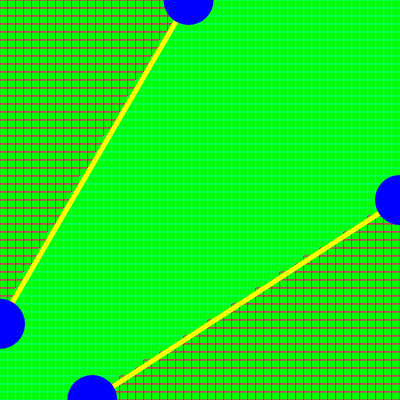
Frame 1 (no input)
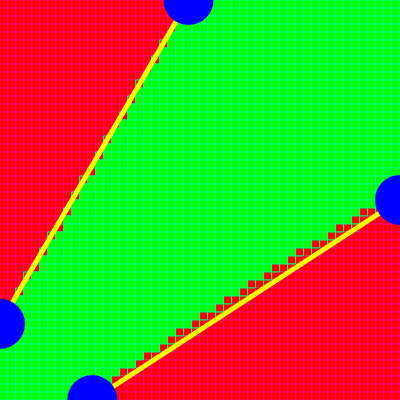
Frame 60 (no input)
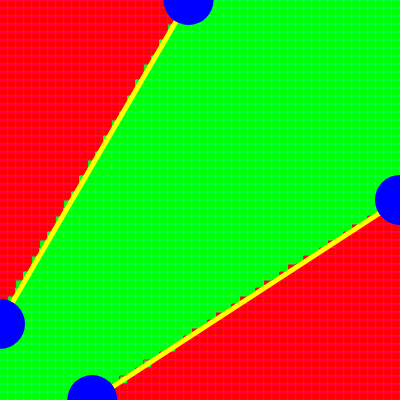
Frame 120 (the mouse pressed at the canvas centre since frame 60)

The p5.js sketch that drew these frames (run headless with seeded random() and noise() and a simulated clock; from frame 60 on, the mouse is pressed at the canvas centre):

// p5.js sketch
// ── sketch.js
let box = 50;
let circle_w = 50;
let p1, p2, p3, p4;
let nn;
let drawCounter;
let timerP;
let maxTime = 150;
let checkboxAutoRestart;
let isAutoRestart = true;

function setup() {
    drawCounter = maxTime;
    if(!checkboxAutoRestart) {
        checkboxAutoRestart = createCheckbox('Auto Restart', isAutoRestart);
        checkboxAutoRestart.changed(onAutoRestartChange);
    }
    if(!timerP) timerP = createP('Time left : ' + drawCounter);
    createCanvas(400, 400);
    nn = new NeuralNetwork(2, 10, 1);
    nn.learning_rate = 0.05;
    p1 = {
        x : 0,
        y : random(height / 3, height),
        highlight : false
    }
    p2 = {
        x : random(width / 3, width),
        y : 0,
        highlight : false
    }
    p3 = {
        x : width,
        y : random(0, 2 * height / 3),
        highlight : false
    }
    p4 = {
        x : random(0, 2 * width / 3),
        y : height,
        highlight : false
    }
}

function draw() {
    timerP.html('Time left : ' + drawCounter);
    background(0);

    for(let i=0; i<5000; i++) {
        let x = random(0, width);
        let y = random(0, height);
        let label = getLabel(x, y);
        let input = [x / width, y / height];
        let target = [label];
        nn.train(input, target);
    }

    //Draw box and get color from perceptron
    for(let i=0; i<box; i++) {
        for(let j=0; j<box; j++) {
            let w = width / box;
            let pos_x = j*w + w/2;
            let pos_y = i*w + w/2;
            let input = [pos_x / width, pos_y / height];
            let label = getLabel(pos_x, pos_y);
            let guess = nn.test(input);
            stroke(255 * (1 - label), 255 * label, 125);
            strokeWeight(1);
            if(guess<0.5) {
                fill(255, 0, 0);
            } else {
                fill(0, 255, 0);
            }
            rectMode(CENTER);
            rect(pos_x, pos_y, w, w);
        }
    }

    //Draw line separator
    stroke(255, 255, 0);
    strokeWeight(5);
    line(p1.x, p1.y, p2.x, p2.y);
    line(p3.x, p3.y, p4.x, p4.y);
    drawCircle(p1);
    drawCircle(p2);
    drawCircle(p3);
    drawCircle(p4);

    drawCounter--;
    if(drawCounter<0 && isAutoRestart) setup();
}

function onAutoRestartChange() {
    isAutoRestart = !isAutoRestart;
}

function getLabel(x, y) {
    /*
    * line equation of two points
    * (y - y1) / (y2 - y1) = (x - x1) / (x2 - x1)
    * y = (x - x1) * (y2 - y1) / (x2 - x1) + y1
    */

    let y1 = (x - p1.x) * (p2.y - p1.y) / (p2.x - p1.x) + p1.y;
    let y2 = (x - p3.x) * (p4.y - p3.y) / (p4.x - p3.x) + p3.y;
    return y > y1 && y < y2? 1 : 0;
}

function mousePressed() {
    if(isCircleHighlighted(p1)) {
        p1.highlight = true;
    } else if(isCircleHighlighted(p2)) {
        p2.highlight = true;
    } if(isCircleHighlighted(p3)) {
        p3.highlight = true;
    } else if(isCircleHighlighted(p4)) {
        p4.highlight = true;
    } 
}

function mouseReleased() {
    p1.highlight = false;
    p2.highlight = false;
    p3.highlight = false;
    p4.highlight = false;
}

function mouseDragged() {
    if(p1.highlight) {
        if(mouseY >= 0 && mouseY <= height) {
            p1.y = mouseY;
        }
    } else if(p2.highlight) {
        if(mouseX >= 0 && mouseX <= width) {
            p2.x = mouseX;
        }
    } else if(p3.highlight) {
        if(mouseY >= 0 && mouseY <= height) {
            p3.y = mouseY;
        }
    } else if(p4.highlight) {
        if(mouseX >= 0 && mouseX <= width) {
            p4.x = mouseX;
        }
    } 
}

function drawCircle(point) {
    //Draw circle to adjust line
    rectMode(CENTER);
    fill(0, 0, 255);

    if(point.highlight) {
        stroke(255, 255, 0);
    } else {
        noStroke();
    }
    ellipse(point.x, point.y, circle_w, circle_w);
}

function isCircleHighlighted (point) {
    if(dist(mouseX, mouseY, point.x, point.y) <= circle_w) {
        return true;
    } else {
        return false;
    }
}
// ── NeuralNetwork.js
class NeuralNetwork {
    constructor(n_input, n_hidden, n_output) {
        this.n_input = n_input;
        this.n_hidden = n_hidden;
        this.n_output = n_output;
        this.learning_rate = 0.5;

        this.b_hidden = [];
        this.w_hidden = [];
        for(let i=0; i<n_hidden; i++) {
            this.w_hidden[i] = [];
            this.b_hidden[i] = Math.random();
            for(let j=0; j<this.n_input; j++) {
                this.w_hidden[i][j] = Math.random();
            }
        }

        this.b_output = [];
        this.w_output = [];
        for(let i=0; i<n_output; i++) {
            this.w_output[i] = [];
            this.b_output[i] = Math.random();
            for(let j=0; j<this.n_hidden; j++) {
                this.w_output[i][j] = Math.random();
            }
        }
    }

    sigmoid(x) {
        return 1 / (1 + Math.exp(-x));
    }

    dSigmoid(x) {
        return this.sigmoid(x) * (1 - this.sigmoid(x));
    }

    test(input) {
        let net_hidden = [];
        for(let i=0; i<this.n_hidden; i++) {
            net_hidden[i] = 0;
            net_hidden[i] += this.b_hidden[i];
            for(let j=0; j<this.n_input; j++) {
                net_hidden[i] += this.w_hidden[i][j] * input[j];
            }
        }

        let out_hidden = [];
        for(let i=0; i<this.n_hidden; i++) {
            out_hidden[i] = this.sigmoid(net_hidden[i]);
        }

        let net_output = [];
        for(let i=0; i<this.n_output; i++) {
            net_output[i] = 0;
            net_output[i] += this.b_output[i];
            for(let j=0; j<this.n_hidden; j++) {
                net_output[i] += this.w_output[i][j] * out_hidden[j];
            }
        }

        let out_output = [];
        for(let i=0; i<this.n_output; i++) {
            out_output[i] = this.sigmoid(net_output[i]);
        }

        return out_output;
    }

    train(input, target) {
        //Forward-Pass
        let net_hidden = [];
        for(let i=0; i<this.n_hidden; i++) {
            net_hidden[i] = 0;
            net_hidden[i] += this.b_hidden[i];
            for(let j=0; j<this.n_input; j++) {
                net_hidden[i] += this.w_hidden[i][j] * input[j];
            }
        }

        let out_hidden = [];
        for(let i=0; i<this.n_hidden; i++) {
            out_hidden[i] = this.sigmoid(net_hidden[i]);
        }

        let net_output = [];
        for(let i=0; i<this.n_output; i++) {
            net_output[i] = 0;
            net_output[i] += this.b_output[i];
            for(let j=0; j<this.n_hidden; j++) {
                net_output[i] += this.w_output[i][j] * out_hidden[j];
            }
        }

        let out_output = [];
        for(let i=0; i<this.n_output; i++) {
            out_output[i] = this.sigmoid(net_output[i]);
        }

        let e_output = [];
        let e_total = 0;
        for(let i=0; i<this.n_output; i++) {
            e_output[i] = Math.pow((target[i] - out_output[i]), 2) / 2;
            e_total += e_output[i];
        }

        //Backward-Pass

        //Output Layer
        let dETot_dOutOutput = [];
        for(let i=0; i<this.n_output; i++) {
            dETot_dOutOutput[i] = - (target[i] - out_output[i]);
        }

        let dOutOutput_dNetOutput = [];
        for(let i=0; i<this.n_output; i++) {
            dOutOutput_dNetOutput[i] = this.dSigmoid(net_output[i]);
        }

        let dNetOutput_dWOutput = [];
        for(let i=0; i<this.n_output; i++) {
            dNetOutput_dWOutput[i] = [];
            for(let j=0; j<this.n_hidden; j++) {
                dNetOutput_dWOutput[i][j] = out_hidden[j];
            }
        }

        let dEtot_dBOutput = [];
        let dEtot_dWOutput = [];
        for(let i=0; i<this.n_output; i++) {
            dEtot_dBOutput[i] = dETot_dOutOutput[i] * dOutOutput_dNetOutput[i];
            dEtot_dWOutput[i] = [];
            for(let j=0; j<this.n_hidden; j++) {
                dEtot_dWOutput[i][j] = dETot_dOutOutput[i] * dOutOutput_dNetOutput[i] * dNetOutput_dWOutput[i][j];
            }
        }

        for(let i=0; i<this.n_output; i++) {            
            this.b_output[i] -= this.learning_rate * dEtot_dBOutput[i];
            for(let j=0; j<this.n_hidden; j++) {
                this.w_output[i][j] -= this.learning_rate * dEtot_dWOutput[i][j];
            }
        }

        //Hidden Layer

        let dETot_dOutHidden = [];
        for(let i=0; i<this.n_hidden; i++) {
            dETot_dOutHidden[i] = 0;
            for(let j=0; j<this.n_output; j++) {
                dETot_dOutHidden[i] += dETot_dOutOutput[j] * dOutOutput_dNetOutput[j] * this.w_output[j][i];
            }
        }

        let dOutHidden_dNetHidden = [];
        for(let i=0; i<this.n_hidden; i++) {
            dOutHidden_dNetHidden[i] = this.dSigmoid(net_hidden[i]);
        }

        let dNetHidden_dWHidden = [];
        for(let i=0; i<this.n_hidden; i++) {
            dNetHidden_dWHidden[i] = [];
            for(let j=0; j<this.n_input; j++) {
                dNetHidden_dWHidden[i][j] = input[j];
            }
        }


        let dEtot_dBHidden = [];
        let dEtot_dWHidden = [];
        for(let i=0; i<this.n_hidden; i++) {
            dEtot_dBHidden[i] = dETot_dOutHidden[i] * dOutHidden_dNetHidden[i];
            dEtot_dWHidden[i] = [];
            for(let j=0; j<this.n_input; j++) {
                dEtot_dWHidden[i][j] = dETot_dOutHidden[i] * dOutHidden_dNetHidden[i] * dNetHidden_dWHidden[i][j];
            }
        }

        for(let i=0; i<this.n_hidden; i++) {
            this.b_hidden[i] -= this.learning_rate * dEtot_dBHidden[i];
            for(let j=0; j<this.n_input; j++) {
                this.w_hidden[i][j] -= this.learning_rate * dEtot_dWHidden[i][j];
            }
        }

    }
}

// let train_data = [
//     {
//         in : [0, 0],
//         out : [0]
//     },
//     {
//         in : [0, 1],
//         out : [1]
//     },
//     {
//         in : [1, 0],
//         out : [1]
//     },
//     {
//         in : [0, 0],
//         out : [0]
//     }
// ]

// let nn = new NeuralNetwork(2, 2, 1);
// nn.learning_rate = 0.1;
// for(let i=0; i<10000; i++) {
//     let ix = Math.floor(Math.random() * train_data.length);
//     nn.train(train_data[ix].in, train_data[ix].out);
// }

// for(let i=0; i<train_data.length; i++) {
//     let guess = nn.test(train_data[i].in);
//     console.log(guess);
// }
// ── Perceptron.js
class Perceptron {
    constructor(n_input) {
        this.learning_rate = 0.0001;
        this.n_input = n_input;
        this.weight = [];
        this.bias = Math.random();
        for(let i=0; i<n_input; i++) {
            this.weight[i] = Math.random();
        }
    }

    test(input) {
        let sum = 0;
        sum += this.bias;
        for(let i=0; i<this.n_input; i++) {
            sum += this.weight[i] * input[i];
        }
        return sum>0 ? sum : 0;
    }

    train(input, desired_output) {
        let actual_output = this.test(input);
        let derivative = actual_output>0? 1 : 0;
        let error = desired_output - actual_output;
        this.bias += this.learning_rate * error * derivative;
        for(let i=0; i<this.n_input; i++) {
            this.weight[i] += this.learning_rate * error * input[i] * derivative;
        }
    }

    getError(error) {
        let w_sum = 0;
        w_sum += this.bias;
        for(let i=0; i<this.n_input; i++) {
            w_sum += this.weight[i];
        }
        let w_error = [];
        for(let i=0; i<this.n_input; i++) {
            w_error.push(error * this.weight[i] / w_sum);
        }
        return w_error;
    }
}
